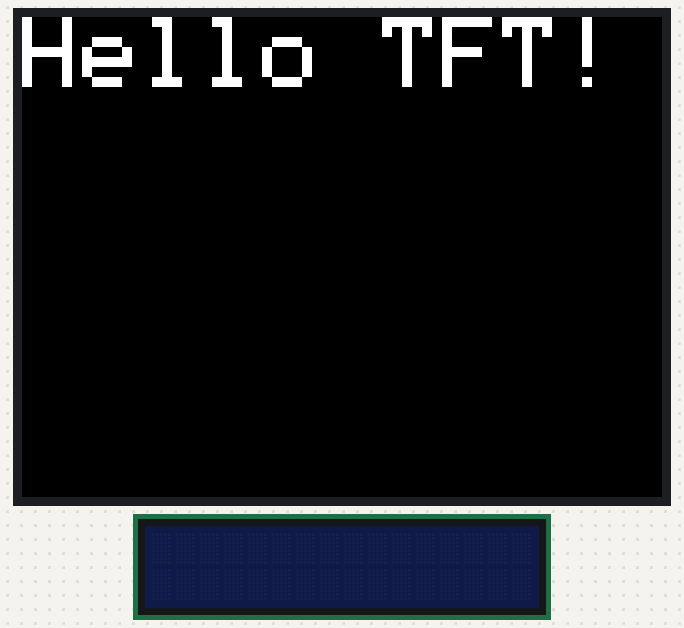
A sketch run on a simulated Arduino Uno, built with avr-gcc and run on an emulated ATmega328P. Parts: 320×240 colour display, 16×2 character LCD. What the sketch prints to the serial monitor is not drawn.

Above: at 0.3 s.
At 1.4 s:
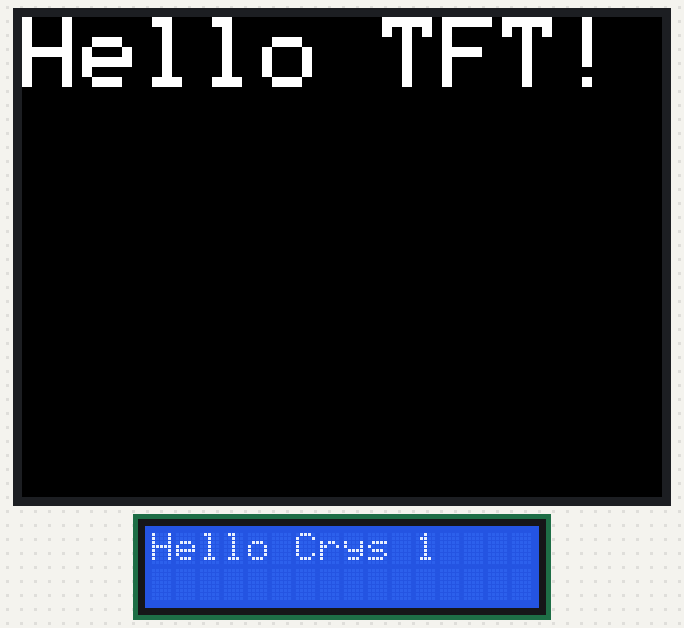

The sketch:

LCD_LIQ_TFT_3.ino
```cpp
#include <SD.h>

//Demo Function: Display graphics, characters
//Arduino IDE: 1.6.5
// Board: Arduino UNO R3, Arduino Mega2560,Arduino Leonardo
// Board:OPEN-SMART UNO R3 5V / 3.3V

// include - For TFT
#include <Adafruit_GFX.h>    // Core graphics library
#include <MCUFRIEND_kbv.h>
MCUFRIEND_kbv tft;

// include - For LiqidCrystal
#include <LiquidCrystal.h>

// initialize the library with the numbers of the interface pins
LiquidCrystal lcd(12, 11, 5, 4, 3, 2);

//***********************************************//
// If you use OPEN-SMART TFT breakout board
// Reconmmend you to add 5V to 3.3V level converting circuit.
// or you can use OPEN-SMART UNO Black version with 5V/3.3V power switch,
// you just need switch to 3.3V. (This is what I did)
// The control pins for the LCD can be assigned to any digital or
// analog pins...but we'll use the analog pins as this allows us to
//----------------------------------------|
// TFT Breakout  -- Arduino UNO / Mega2560 / OPEN-SMART UNO Black
// GND                -- GND
// 3V3                -- 3.3V
// CS                 -- A3
// RS                 -- A2
// WR                 -- A1
// RD                 -- A0
// RST                -- RESET
// LED                -- GND
// DB0                -- 8
// DB1                -- 9
// DB2                -- 10
// DB3                -- 11
// DB4                -- 4
// DB5                -- 13
// DB6                -- 6
// DB7                -- 7

// Assign human-readable names to some common 16-bit color values:
#define	BLACK   0x0000
#define	BLUE    0x001F
#define	RED     0xF800
#define	GREEN   0x07E0
#define CYAN    0x07FF
#define MAGENTA 0xF81F
#define YELLOW  0xFFE0
#define WHITE   0xFFFF

//Adafruit_TFTLCD tft(LCD_CS, LCD_CD, LCD_WR, LCD_RD, LCD_RESET);
// If using the shield, all control and data lines are fixed, and
// a simpler declaration can optionally be used:
// Adafruit_TFTLCD tft;
uint16_t g_identifier;        // ???

void setup(void) {

   ///////////////////////////////////////
   //////////// setup for TFT ////////////
   //////////////////////////////////////
  Serial.begin(9600);
  Serial.println(F("TFT LCD test"));

  #ifdef USE_OPENSMART_SHIELD_PINOUT
    Serial.println(F("Using OPENSMART 3.2\" TFT Arduino Shield Pinout"));
  #else
    Serial.println(F("Using OPENSMART 3.2\" TFT Breakout Board Pinout"));
  #endif

  Serial.print("TFT size is "); Serial.print(tft.width()); Serial.print("x"); Serial.println(tft.height());

  uint32_t when = millis();
  if (!Serial) delay(10);             //allow some time for Leonardo
  Serial.println("Serial took " + String((millis() - when)) + "ms to start");
  static uint16_t identifier;
  //    tft.reset();                  //we can't read ID on 9341 until begin()
  g_identifier = tft.readID(); //
  Serial.print("ID = 0x");
  Serial.println(g_identifier, HEX);
  tft.begin(0x8357);//to enable RM68140 driver code
  tft.setRotation(3);

  // final setups
  tft.fillScreen(BLACK);
  tft.setCursor(0, 0);
  tft.setTextColor(WHITE);
  tft.setTextSize(5);

  Serial.println(F("TFT setup is done"));
  tft.print("Hello TFT!");
  delay(1000);

  //////////////////////////////////////////////////////
  ////////////  setup for LiquidCrystal LCD ////////////
  //////////////////////////////////////////////////////

  // set up the LCD's number of columns and rows:
  lcd.begin(16, 2);
  // Print a message to the LCD.
  lcd.setCursor(0, 0);
  Serial.println(F("LCD setup is done!"));
  lcd.print("Hello Crys 1");
  delay(1000);

}

void loop(void) {

  /*
  tft.fillScreen(BLACK);
  tft.setCursor(0, 0);
  tft.print("Hello TFT!");
  */

  /*
  // set up the LCD's number of columns and rows:
  lcd.begin(16, 2);
  // Print a message to the LCD.
  lcd.setCursor(0, 0);
  lcd.print("Hello Crys!");
  */

  delay(1000);

}
```

Measured:
- what the display in image 0 shows lasts 1.1 s, from 0.3 s to 1.4 s
